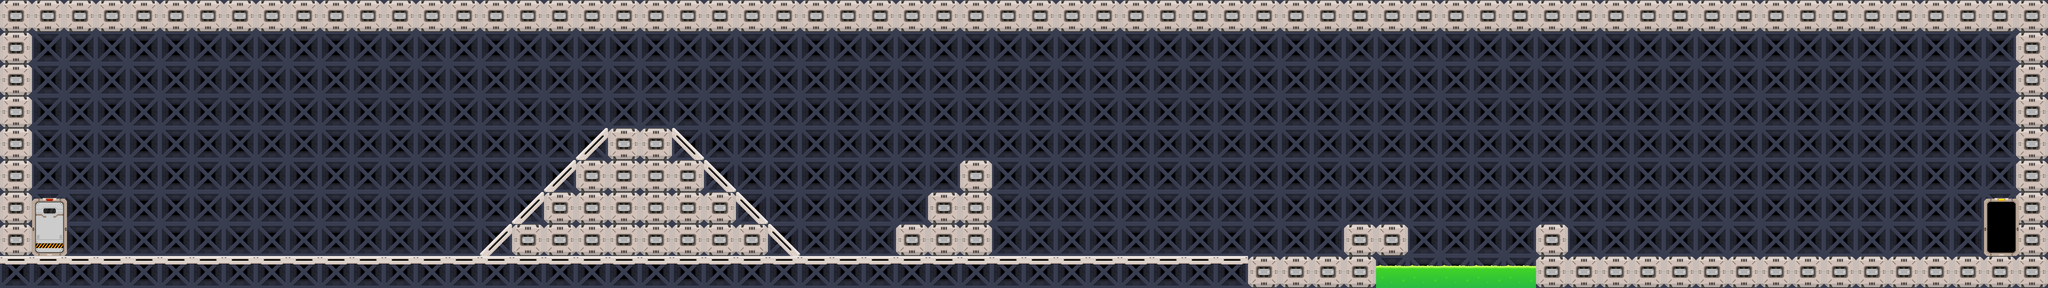

A 2D game scene composited from a Tiled map and its tileset images. What follows is a short description and the map's XML, with each tile layer's data collapsed to a summary:
An orthogonal 64x9 tile map with 256x256 px tiles, 4 tile layers (background, obstacle, doors, entities), 10 tilesets and 8 objects (6x spawner, entryPoint).

<map version="1.0" orientation="orthogonal" renderorder="right-down" width="64" height="9" tilewidth="256" tileheight="256" nextobjectid="41">
 <tileset firstgid="1" name="Tile (5)" tilewidth="256" tileheight="256" tilecount="1" columns="1">
  <image source="Tile (5).png" width="256" height="256" />
 </tileset>
 <tileset firstgid="2" name="Tile (2)" tilewidth="256" tileheight="256" tilecount="1" columns="1">
  <image source="Tile (2).png" width="256" height="256" />
 </tileset>
 <tileset firstgid="3" name="Box" tilewidth="256" tileheight="256" tilecount="1" columns="1">
  <image source="Box.png" width="256" height="256" />
 </tileset>
 <tileset firstgid="4" name="Tile (16)" tilewidth="256" tileheight="256" tilecount="1" columns="1">
  <properties>
   <property name="sl" type="float" value="1" />
   <property name="sr" type="float" value="0" />
  </properties>
  <image source="Tile (16).png" width="256" height="256" />
  <tile id="0">
   <properties>
    <property name="sl" type="float" value="0" />
    <property name="sr" type="float" value="1" />
   </properties>
  </tile>
 </tileset>
 <tileset firstgid="5" name="Tile (17)" tilewidth="256" tileheight="256" tilecount="1" columns="1">
  <properties>
   <property name="sl" type="float" value="0" />
   <property name="sr" type="float" value="1" />
  </properties>
  <image source="Tile (17).png" width="256" height="256" />
  <tile id="0">
   <properties>
    <property name="sl" type="float" value="1" />
    <property name="sr" type="float" value="0" />
   </properties>
  </tile>
 </tileset>
 <tileset firstgid="6" name="MovingBox" tilewidth="256" tileheight="256" tilecount="1" columns="1">
  <properties>
   <property name="dx" type="float" value="1024" />
   <property name="dy" type="float" value="0" />
   <property name="time" type="float" value="3" />
   <property name="type" value="movingBox" />
  </properties>
  <image source="Box.png" width="256" height="256" />
  <tile id="0">
   <properties>
    <property name="dx" type="float" value="1024" />
    <property name="dy" type="float" value="0" />
    <property name="entityType" value="movingBox" />
    <property name="time" type="float" value="3" />
   </properties>
  </tile>
 </tileset>
 <tileset firstgid="7" name="Saw" tilewidth="357" tileheight="361" tilecount="1" columns="1">
  <image source="Saw.png" width="357" height="361" />
 </tileset>
 <tileset firstgid="8" name="Acid (1)" tilewidth="256" tileheight="256" tilecount="1" columns="1">
  <image source="Acid (1).png" width="256" height="256" />
 </tileset>
 <tileset firstgid="9" name="DoorOpen" tilewidth="280" tileheight="464" tilecount="1" columns="1">
  <image source="DoorOpen.png" width="280" height="464" />
 </tileset>
 <tileset firstgid="10" name="DoorLocked" tilewidth="280" tileheight="464" tilecount="1" columns="1">
  <image source="DoorLocked.png" width="280" height="464" />
 </tileset>
 <layer name="background" width="64" height="9">
  <data>[576 cells, 576 non-empty, 1 distinct tile ids]</data>
 </layer>
 <layer name="obstacle" width="64" height="9">
  <data>[576 cells, 173 non-empty, 4 distinct tile ids]</data>
 </layer>
 <layer name="doors" width="64" height="9">
  <data>[576 cells, 2 non-empty, 2 distinct tile ids]</data>
 </layer>
 <layer name="entities" width="64" height="9">
  <data>[576 cells, 6 non-empty, 2 distinct tile ids]</data>
 </layer>
 <objectgroup name="objects">
  <object id="13" x="15923" y="1632" width="204" height="456">
   <properties>
    <property name="action" value="changeLevel" />
    <property name="param0" value="assets/games/tiles/scifi/level01.tmx" />
    <property name="trigger" type="int" value="1" />
   </properties>
  </object>
  <object id="15" name="entryPoint" x="447" y="1984" width="24" height="52" />
  <object id="22" type="spawner" x="5078" y="922" width="92" height="92">
   <properties>
    <property name="count" type="int" value="1" />
    <property name="delay" type="float" value="2" />
    <property name="entityScale" type="float" value="1" />
    <property name="entityType" value="EnemyMale" />
    <property name="layerName" value="entities" />
   </properties>
   <ellipse />
  </object>
  <object id="32" type="spawner" x="2134" y="2133" width="92" height="92">
   <properties>
    <property name="count" type="int" value="1" />
    <property name="delay" type="float" value="0" />
    <property name="entityScale" type="float" value="1" />
    <property name="entityType" value="EnemySaw" />
    <property name="layerName" value="background" />
   </properties>
   <ellipse />
  </object>
  <object id="35" type="spawner" x="13646" y="2130" width="92" height="92">
   <properties>
    <property name="count" type="int" value="1" />
    <property name="delay" type="float" value="0" />
    <property name="entityScale" type="float" value="1" />
    <property name="entityType" value="EnemySaw" />
    <property name="layerName" value="background" />
   </properties>
   <ellipse />
  </object>
  <object id="36" type="spawner" x="14294" y="2130" width="92" height="92">
   <properties>
    <property name="count" type="int" value="1" />
    <property name="delay" type="float" value="0" />
    <property name="entityScale" type="float" value="1" />
    <property name="entityType" value="EnemySaw" />
    <property name="layerName" value="background" />
   </properties>
   <ellipse />
  </object>
  <object id="39" type="spawner" x="9046" y="1882" width="92" height="92">
   <properties>
    <property name="count" type="int" value="1" />
    <property name="delay" type="float" value="2" />
    <property name="entityScale" type="float" value="1" />
    <property name="entityType" value="EnemyMale" />
    <property name="layerName" value="entities" />
   </properties>
   <ellipse />
  </object>
  <object id="40" type="spawner" x="15198" y="1882" width="92" height="92">
   <properties>
    <property name="count" type="int" value="1" />
    <property name="delay" type="float" value="2" />
    <property name="entityScale" type="float" value="1" />
    <property name="entityType" value="EnemyMale" />
    <property name="layerName" value="entities" />
   </properties>
   <ellipse />
  </object>
 </objectgroup>
</map>
